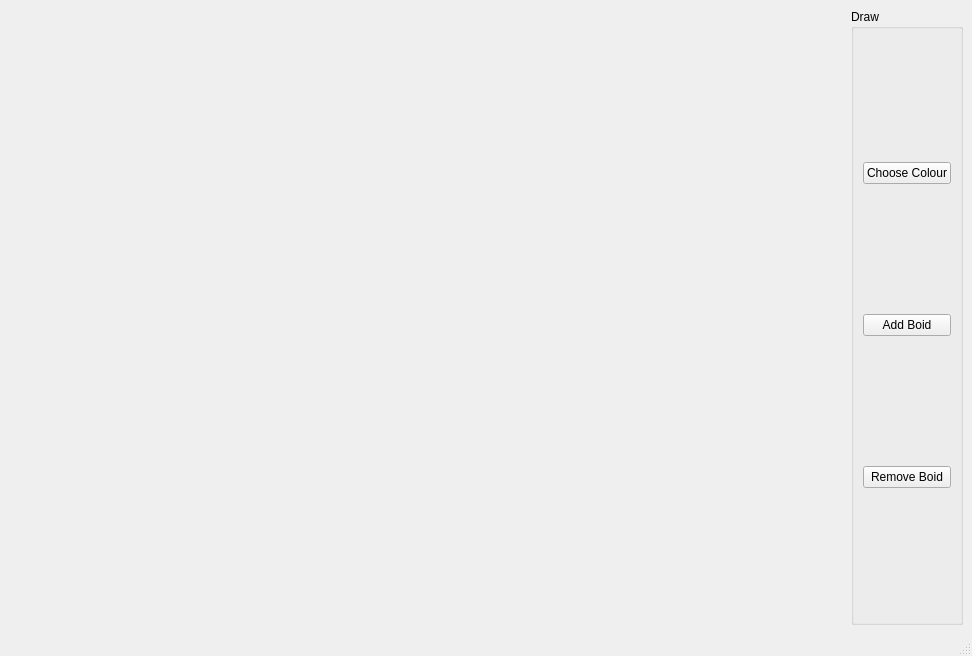
<?xml version="1.0" encoding="UTF-8"?>
<ui version="4.0">
 <class>MainWindow</class>
 <widget class="QMainWindow" name="MainWindow">
  <property name="geometry">
   <rect>
    <x>0</x>
    <y>0</y>
    <width>972</width>
    <height>656</height>
   </rect>
  </property>
  <property name="sizePolicy">
   <sizepolicy hsizetype="Fixed" vsizetype="Fixed">
    <horstretch>0</horstretch>
    <verstretch>0</verstretch>
   </sizepolicy>
  </property>
  <property name="windowTitle">
   <string>Flocking System</string>
  </property>
  <widget class="QWidget" name="centralwidget">
   <layout class="QGridLayout" name="s_mainWindowGridLayout">
    <item row="1" column="1">
     <widget class="QGroupBox" name="s_drawGB">
      <property name="sizePolicy">
       <sizepolicy hsizetype="Fixed" vsizetype="Preferred">
        <horstretch>0</horstretch>
        <verstretch>0</verstretch>
       </sizepolicy>
      </property>
      <property name="title">
       <string>Draw</string>
      </property>
      <layout class="QGridLayout" name="gridLayout_2">
       <item row="0" column="0">
        <widget class="QPushButton" name="m_colour">
         <property name="text">
          <string>Choose Colour</string>
         </property>
        </widget>
       </item>
       <item row="4" column="0">
        <widget class="QPushButton" name="m_removeBoid">
         <property name="text">
          <string>Remove Boid</string>
         </property>
        </widget>
       </item>
       <item row="3" column="0">
        <widget class="QPushButton" name="m_addBoid">
         <property name="text">
          <string>Add Boid</string>
         </property>
        </widget>
       </item>
      </layout>
     </widget>
    </item>
    <item row="1" column="0">
     <spacer name="horizontalSpacer_2">
      <property name="orientation">
       <enum>Qt::Horizontal</enum>
      </property>
      <property name="sizeHint" stdset="0">
       <size>
        <width>40</width>
        <height>20</height>
       </size>
      </property>
     </spacer>
    </item>
   </layout>
  </widget>
  <widget class="QMenuBar" name="menubar">
   <property name="geometry">
    <rect>
     <x>0</x>
     <y>0</y>
     <width>972</width>
     <height>19</height>
    </rect>
   </property>
  </widget>
  <widget class="QStatusBar" name="statusbar"/>
 </widget>
 <resources/>
 <connections/>
</ui>
